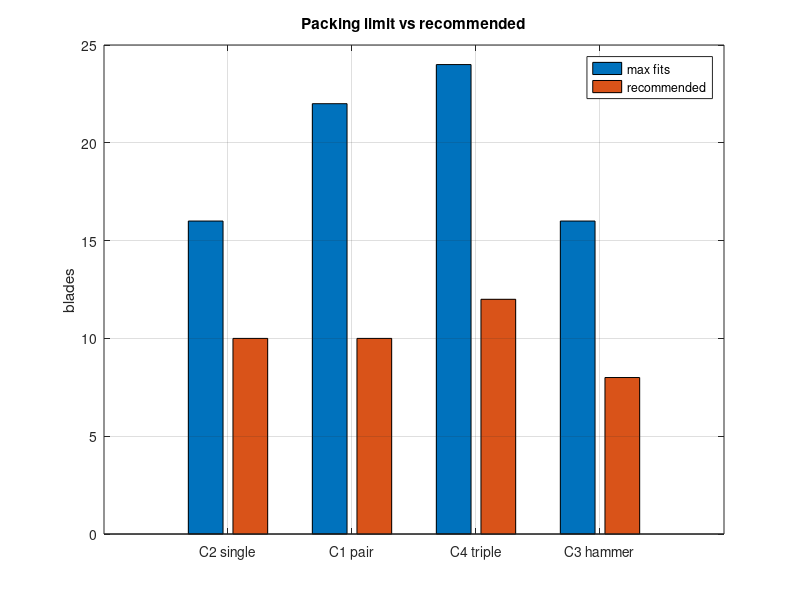

The MATLAB source for this figure:
%% sim_station_packing.m
% How many stations/blades PHYSICALLY fit in the 500 mm drum?
% Each station needs: tab ear(s) + blades + washers + swing clearance +
% pin retention. Max stations = what fits in 500 mm minus end margins.
% Compares the packing LIMIT against the recommended count per config.
% Base MATLAB only. Run from the matlab folder.
clear; clc; close all;

drumL = 500; endMargin = 15; usable = drumL - 2*endMargin;  % mm

% station designs: [ear thicknesses] + blades + hardware (all mm)
% footprint = sum(ears) + sum(blades) + 2mm per gap + 6mm clip side
S(1) = struct('tag','single C2 ','ears',[8],   'bl',[8],      'swing',5);
S(2) = struct('tag','pair C1   ','ears',[6 6], 'bl',[8 8],    'swing',5);
S(3) = struct('tag','triple C4 ','ears',[8 8], 'bl',[8 8 8],  'swing',6);
S(4) = struct('tag','hammer C3 ','ears',[10],  'bl',[40],     'swing',5);
REC = [10 10 12 8];   % recommended blade totals (C1=5st C2=10st C4=4st C3=4st)
BPS = [1 2 3 2];      % blades per station

fprintf('\n=== STATION PACKING (usable %d mm of 500) ===\n', usable);
fprintf('station    footprint pitch maxSt maxBlades recommended fits?\n');
MAXB = zeros(1,4);
for i = 1:4
    gaps = numel(S(i).ears) + numel(S(i).bl);       % gaps between parts
    fp = sum(S(i).ears) + sum(S(i).bl) + gaps*2 + 6;
    pitch = fp + S(i).swing;
    maxSt = floor(usable/pitch) + 1;                 % first at margin, last at L-margin
    MAXB(i) = maxSt*BPS(i);
    recSt = REC(i)/BPS(i);
    if recSt<=maxSt, v='YES'; else, v='NO - REDESIGN'; end
    fprintf('%s %4.0fmm    %3.0fmm %3.0f   %3.0f      %3.0f blades  %s\n', ...
        S(i).tag, fp, pitch, maxSt, MAXB(i), REC(i), v);
end

fprintf('\nAnswer: 10 is NOT the packing limit, it is the coverage optimum.\n');
fprintf('Max singles ~%d, max pairs ~%d blades. Recommended counts use %.0f%% of room.\n', ...
    MAXB(1), MAXB(2), REC(2)/MAXB(1)*100);
fprintf('Extra blades past coverage need only add windage + wear + cost.\n');

figure('Name','Packing');
bar([MAXB' REC']);
grid on; set(gca,'XTickLabel',{'C2 single','C1 pair','C4 triple','C3 hammer'});
ylabel('blades'); title('Packing limit vs recommended'); legend('max fits','recommended');
